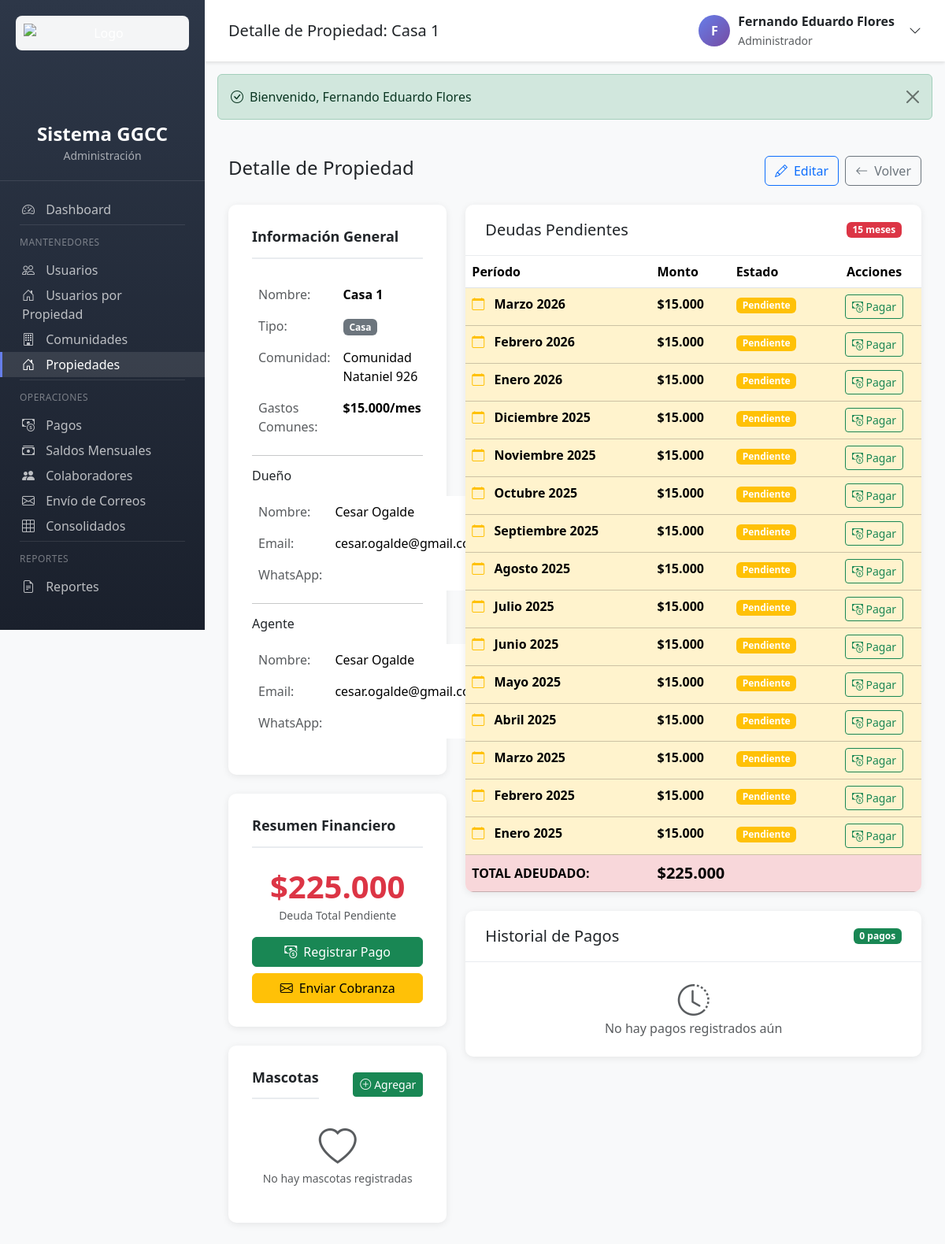
The page /propiedades.php?action=show&id=5 (signed in) on the database as committed earlier.
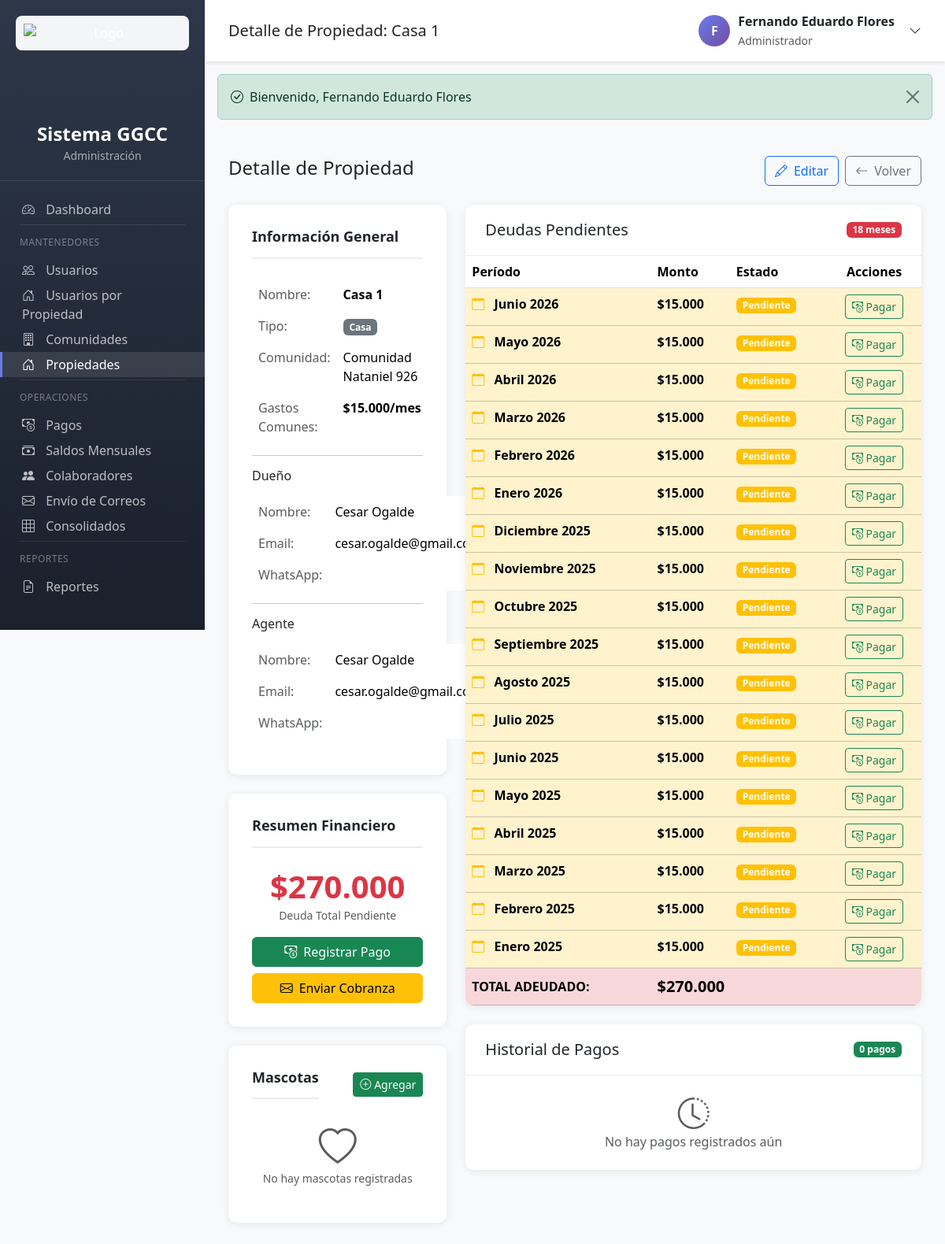
The same page on the database as committed later.
### tables this page shows
CREATE TABLE `deudas` (
  `id` int(11) NOT NULL AUTO_INCREMENT,
  `propiedad_id` int(11) NOT NULL,
  `mes` int(11) NOT NULL,
  `anio` int(11) NOT NULL,
  `monto` decimal(10,2) NOT NULL,
  `estado` enum('Pendiente','Pagado') DEFAULT 'Pendiente',
  `pagada_con_saldo` tinyint(1) DEFAULT 0,
  `created_at` timestamp NOT NULL DEFAULT current_timestamp(),
  `updated_at` timestamp NOT NULL DEFAULT current_timestamp() ON UPDATE current_timestamp(),
  PRIMARY KEY (`id`),
  UNIQUE KEY `uk_propiedad_mes_anio` (`propiedad_id`,`mes`,`anio`),
  KEY `idx_propiedad` (`propiedad_id`),
  KEY `idx_mes_anio` (`mes`,`anio`),
  KEY `idx_estado` (`estado`),
  CONSTRAINT `deudas_ibfk_1` FOREIGN KEY (`propiedad_id`) REFERENCES `propiedades` (`id`) ON DELETE CASCADE
);

### app/controllers/PropiedadesController.php (called while the page is built, shortened)
<?php
class PropiedadesController {
    private Propiedad $propiedadModel;
    private Mascota $mascotaModel;
    public function __construct() {
        $this->propiedadModel = new Propiedad();
        $this->mascotaModel = new Mascota();
    }
    public function show(): void {
        $id = (int) ($_GET['id'] ?? 0);
        $propiedad = $this->propiedadModel->getWithDeudas($id);
        $pagos = $this->propiedadModel->getPaymentHistory($id, 10);
        $mascotas = $this->mascotaModel->getByPropiedad($id);
        require_once VIEWS_PATH . '/propiedades/show.php';
    }
}

### config/config.php (called while the page is built, shortened)
<?php
spl_autoload_register(function ($class) {
    $paths = [
        APP_PATH . '/controllers/',
        APP_PATH . '/models/',
        APP_PATH . '/helpers/'
    ];
    foreach ($paths as $path) {
        $file = $path . $class . '.php';
        if (file_exists($file)) {
            return;
        }
    }
});
function e(string $text): string {
    return htmlspecialchars($text, ENT_QUOTES, 'UTF-8');
}
function formatMoney(float $amount): string {
    return '$' . number_format($amount, 0, ',', '.');
}
function getMonthName(int $month): string {
    $months = [
        1 => 'Enero', 2 => 'Febrero', 3 => 'Marzo', 4 => 'Abril',
        5 => 'Mayo', 6 => 'Junio', 7 => 'Julio', 8 => 'Agosto',
        9 => 'Septiembre', 10 => 'Octubre', 11 => 'Noviembre', 12 => 'Diciembre'
    ];
    return $months[$month] ?? '';
}

### config/database.php (called while the page is built, shortened)
<?php
class Database {
    private static ?PDO $instance = null;
    public static function getConnection(): PDO {
        if (self::$instance === null) {
            try {
                $dsn = "mysql:host=" . DB_HOST . ";dbname=" . DB_NAME . ";charset=" . DB_CHARSET;
                $options = [
                    PDO::ATTR_ERRMODE => PDO::ERRMODE_EXCEPTION,
                    PDO::ATTR_DEFAULT_FETCH_MODE => PDO::FETCH_ASSOC,
                    PDO::ATTR_EMULATE_PREPARES => false,
                    PDO::MYSQL_ATTR_INIT_COMMAND => "SET NAMES " . DB_CHARSET . " COLLATE utf8mb4_unicode_ci"
                ];
                self::$instance = new PDO($dsn, DB_USER, DB_PASS, $options);
            } catch (PDOException $e) {
                throw new Exception("Error de conexión a la base de datos: " . $e->getMessage());
            }
        }
        return self::$instance;
    }
}
function getDB(): PDO {
    return Database::getConnection();
}

### app/models/Model.php (called while the page is built, shortened)
<?php
abstract class Model {
    public function __construct() {
        $this->db = getDB();
    }
}

### app/models/Propiedad.php (called while the page is built, shortened)
<?php
require_once __DIR__ . '/Model.php';
class Propiedad extends Model {
    protected string $table = 'propiedades';
    public function getWithDeudas(int $propiedadId): ?array {
        $sql = "SELECT p.*, c.nombre as comunidad_nombre, c.direccion as comunidad_direccion
                FROM {$this->table} p
                LEFT JOIN comunidades c ON p.comunidad_id = c.id
                WHERE p.id = :id AND p.activo = 1";
        $stmt = $this->db->prepare($sql);
        $stmt->execute([':id' => $propiedadId]);
        $propiedad = $stmt->fetch();
        $sqlDeudas = "SELECT * FROM deudas
                      WHERE propiedad_id = :propiedad_id AND estado = 'Pendiente'
                      ORDER BY anio DESC, mes DESC";
        $stmtDeudas = $this->db->prepare($sqlDeudas);
        $stmtDeudas->execute([':propiedad_id' => $propiedadId]);
        $propiedad['deudas'] = $stmtDeudas->fetchAll();
        $propiedad['total_deuda'] = array_sum(array_column($propiedad['deudas'], 'monto'));
        return $propiedad;
    }
    public function getPaymentHistory(int $propiedadId, int $limit = 10): array {
        $sql = "SELECT p.*, GROUP_CONCAT(d.mes, '-', d.anio ORDER BY d.anio DESC, d.mes DESC SEPARATOR ', ') as meses_pagados
                FROM pagos p
                LEFT JOIN pagos_detalle pd ON p.id = pd.pago_id
                LEFT JOIN deudas d ON pd.deuda_id = d.id
                WHERE p.propiedad_id = :propiedad_id
                GROUP BY p.id
                ORDER BY p.fecha DESC
                LIMIT :limit";
        $stmt = $this->db->prepare($sql);
        $stmt->bindValue(':propiedad_id', $propiedadId, PDO::PARAM_INT);
        $stmt->bindValue(':limit', $limit, PDO::PARAM_INT);
        $stmt->execute();
        return $stmt->fetchAll();
    }
}

### app/views/propiedades/show.php (the view, shortened to what the changed rows need)
<?php
require_once __DIR__ . '/../partials/header.php';
$totalDeuda = array_sum(array_column($propiedad['deudas'], 'monto'));
?>
<div class="d-flex justify-content-between align-items-center mb-4">
    <h4>Detalle de Propiedad</h4>
    <div class="d-flex gap-2">
        <a href="propiedades.php?action=edit&id=<?= $propiedad['id'] ?>" class="btn btn-outline-primary">
            <i class="bi bi-pencil me-2"></i>Editar
        </a>
        <a href="propiedades.php<?= $propiedad['comunidad_id'] ? '?comunidad_id=' . $propiedad['comunidad_id'] : '' ?>" class="btn btn-outline-secondary">
            <i class="bi bi-arrow-left me-2"></i>Volver
        </a>
    </div>
</div>
<div class="row">
    <div class="col-lg-4 mb-4">
        <div class="form-section">
            <h6 class="section-title">Información General</h6>
            <table class="table table-borderless">
                <tr>
                    <td class="text-muted" width="40%">Nombre:</td>
                    <td class="fw-bold"><?= e($propiedad['nombre']) ?></td>
                </tr>
                <tr>
                    <td class="text-muted">Tipo:</td>
                    <td><span class="badge bg-secondary"><?= $propiedad['tipo'] ?></span></td>
                </tr>
                <tr>
                    <td class="text-muted">Comunidad:</td>
                    <td><?= e($propiedad['comunidad_nombre']) ?></td>
                </tr>
                <tr>
                    <td class="text-muted">Gastos Comunes:</td>
                    <td class="fw-bold"><?= formatMoney((float)$propiedad['precio_gastos_comunes']) ?>/mes</td>
                </tr>
            </table>
            <hr>
            <h6 class="mb-3">Dueño</h6>
            <table class="table table-borderless">
                <tr>
                    <td class="text-muted" width="40%">Nombre:</td>
                    <td><?= e($propiedad['nombre_dueno']) ?></td>
                </tr>
                <tr>
                    <td class="text-muted">Email:</td>
                    <td><?= e($propiedad['email_dueno']) ?></td>
                </tr>
                <tr>
                    <td class="text-muted">WhatsApp:</td>
                    <td><?= e($propiedad['whatsapp_dueno']) ?></td>
                </tr>
            </table>
            <?php if ($propiedad['nombre_agente']): ?>
            <hr>
            <h6 class="mb-3">Agente</h6>
            <table class="table table-borderless">
                <tr>
                    <td class="text-muted" width="40%">Nombre:</td>
                    <td><?= e($propiedad['nombre_agente']) ?></td>
                </tr>
                <tr>
                    <td class="text-muted">Email:</td>
                    <td><?= e($propiedad['email_agente']) ?></td>
                </tr>
                <tr>
                    <td class="text-muted">WhatsApp:</td>
                    <td><?= e($propiedad['whatsapp_agente']) ?></td>
                </tr>
            </table>
            <?php endif; ?>
        </div>
        <div class="form-section mt-4">
            <h6 class="section-title">Resumen Financiero</h6>
            <div class="text-center mb-3">
                <div class="display-6 fw-bold text-danger"><?= formatMoney($totalDeuda) ?></div>
                <small class="text-muted">Deuda Total Pendiente</small>
            </div>
            <div class="d-grid gap-2">
                <a href="pagos.php?action=create&propiedad_id=<?= $propiedad['id'] ?>" class="btn btn-success">
                    <i class="bi bi-cash-coin me-2"></i>Registrar Pago
                </a>
                <a href="correos.php?action=cobranza&comunidad_id=<?= $propiedad['comunidad_id'] ?>" class="btn btn-warning">
                    <i class="bi bi-envelope me-2"></i>Enviar Cobranza
                </a>
            </div>
        </div>
        <div class="form-section mt-4">
            <div class="d-flex justify-content-between align-items-center mb-3">
                <h6 class="section-title mb-0">Mascotas</h6>
                <button type="button" class="btn btn-success btn-sm" data-bs-toggle="modal" data-bs-target="#modalAgregarMascotaAdmin">
                    <i class="bi bi-plus-circle me-1"></i>Agregar
                </button>
            </div>
            <?php if (empty($mascotas)): ?>
                <div class="text-center text-muted py-3">
                    <i class="bi bi-heart display-5 mb-2"></i>
                    <p class="small mb-0">No hay mascotas registradas</p>
                </div>
            <?php endif; ?>
        </div>
    </div>
    <div class="col-lg-8 mb-4">
        <div class="table-container">
            <div class="table-header d-flex justify-content-between align-items-center">
                <h5 class="mb-0">Deudas Pendientes</h5>
                <span class="badge bg-danger"><?= count($propiedad['deudas']) ?> meses</span>
            </div>
            <div class="table-body">
                <?php if (empty($propiedad['deudas'])): ?>
                    <div class="text-center text-muted py-5">
                        <i class="bi bi-check-circle display-4 text-success mb-3"></i>
                        <p class="mb-0">No hay deudas pendientes</p>
                        <p class="text-success">¡Esta propiedad está al día!</p>
                    </div>
                <?php else: ?>
                    <table class="table table-hover mb-0">
                        <thead>
                            <tr>
                                <th>Período</th>
                                <th>Monto</th>
                                <th>Estado</th>
                                <th class="text-center">Acciones</th>
                            </tr>
                        </thead>
                        <tbody>
                            <?php foreach ($propiedad['deudas'] as $deuda): ?>
                                <tr class="table-warning">
                                    <td>
                                        <i class="bi bi-calendar text-warning me-2"></i>
                                        <strong><?= getMonthName((int)$deuda['mes']) ?> <?= $deuda['anio'] ?></strong>
                                    </td>
                                    <td class="fw-bold"><?= formatMoney((float)$deuda['monto']) ?></td>
                                    <td>
                                        <span class="badge bg-warning">Pendiente</span>
                                    </td>
                                    <td class="text-center">
                                        <a href="pagos.php?action=create&propiedad_id=<?= $propiedad['id'] ?>"
                                           class="btn btn-sm btn-outline-success" title="Pagar">
                                            <i class="bi bi-cash-coin"></i> Pagar
                                        </a>
                                    </td>
                                </tr>
                            <?php endforeach; ?>
                        </tbody>
                        <tfoot class="table-danger">
                            <tr>
                                <td class="fw-bold">TOTAL ADEUDADO:</td>
                                <td colspan="3" class="fw-bold fs-5"><?= formatMoney($totalDeuda) ?></td>
                            </tr>
                        </tfoot>
                    </table>
                <?php endif; ?>
            </div>
        </div>
        <div class="table-container mt-4">
            <div class="table-header d-flex justify-content-between align-items-center">
                <h5 class="mb-0">Historial de Pagos</h5>
                <span class="badge bg-success"><?= count($pagos) ?> pagos</span>
            </div>
            <div class="table-body">
                <?php if (empty($pagos)): ?>
                    <div class="text-center text-muted py-4">
                        <i class="bi bi-clock-history display-6 mb-3"></i>
                        <p class="mb-0">No hay pagos registrados aún</p>
                    </div>
                <?php endif; ?>
            </div>
        </div>
    </div>
</div>
<?php require_once __DIR__ . '/../partials/footer.php'; ?>

Rows that differ between the two databases and show on the page:
added deudas: mes "Junio", anio "2026", monto "$15.000"
added deudas: mes "Mayo", anio "2026", monto "$15.000"
added deudas: mes "Abril", anio "2026", monto "$15.000"
Other text that changed with them:
formatMoney($totalDeuda): "$225.000" → "$270.000"
count($propiedad['deudas']): "15" → "18"
